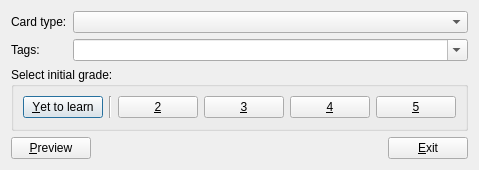
<?xml version="1.0" encoding="UTF-8"?>
<ui version="4.0">
 <class>AddCardsDlg</class>
 <widget class="QDialog" name="AddCardsDlg">
  <property name="geometry">
   <rect>
    <x>0</x>
    <y>0</y>
    <width>450</width>
    <height>170</height>
   </rect>
  </property>
  <property name="windowTitle">
   <string>Add cards</string>
  </property>
  <layout class="QHBoxLayout" name="horizontalLayout_2">
   <item>
    <layout class="QVBoxLayout" name="vbox_layout">
     <item>
      <layout class="QGridLayout">
       <item row="0" column="0">
        <widget class="QLabel" name="label_2">
         <property name="text">
          <string>Card type:</string>
         </property>
        </widget>
       </item>
       <item row="0" column="1">
        <widget class="QComboBox" name="card_types_widget">
         <property name="sizePolicy">
          <sizepolicy hsizetype="MinimumExpanding" vsizetype="Fixed">
           <horstretch>0</horstretch>
           <verstretch>0</verstretch>
          </sizepolicy>
         </property>
        </widget>
       </item>
       <item row="1" column="0">
        <widget class="QLabel" name="label">
         <property name="text">
          <string>Tags:</string>
         </property>
        </widget>
       </item>
       <item row="1" column="1">
        <widget class="CompletionComboBox" name="tags">
         <property name="sizePolicy">
          <sizepolicy hsizetype="MinimumExpanding" vsizetype="Fixed">
           <horstretch>0</horstretch>
           <verstretch>0</verstretch>
          </sizepolicy>
         </property>
         <property name="editable">
          <bool>true</bool>
         </property>
        </widget>
       </item>
      </layout>
     </item>
     <item>
      <widget class="QGroupBox" name="grade_buttons">
       <property name="title">
        <string>Select initial grade:</string>
       </property>
       <layout class="QVBoxLayout">
        <item>
         <layout class="QHBoxLayout">
          <item>
           <widget class="QPushButton" name="yet_to_learn_button">
            <property name="toolTip">
             <string>You have yet to learn this.</string>
            </property>
            <property name="text">
             <string>&amp;Yet to learn</string>
            </property>
            <property name="autoDefault">
             <bool>true</bool>
            </property>
            <property name="default">
             <bool>true</bool>
            </property>
           </widget>
          </item>
          <item>
           <widget class="Line" name="line">
            <property name="orientation">
             <enum>Qt::Vertical</enum>
            </property>
           </widget>
          </item>
          <item>
           <widget class="QPushButton" name="grade_2_button">
            <property name="toolTip">
             <string>You know this, but just barely.</string>
            </property>
            <property name="text">
             <string>&amp;2</string>
            </property>
           </widget>
          </item>
          <item>
           <widget class="QPushButton" name="grade_3_button">
            <property name="toolTip">
             <string>You know this, but not very well.</string>
            </property>
            <property name="text">
             <string>&amp;3</string>
            </property>
            <property name="autoDefault">
             <bool>true</bool>
            </property>
           </widget>
          </item>
          <item>
           <widget class="QPushButton" name="grade_4_button">
            <property name="toolTip">
             <string>You know this.</string>
            </property>
            <property name="text">
             <string>&amp;4</string>
            </property>
            <property name="autoDefault">
             <bool>true</bool>
            </property>
           </widget>
          </item>
          <item>
           <widget class="QPushButton" name="grade_5_button">
            <property name="toolTip">
             <string>You know this very well.</string>
            </property>
            <property name="text">
             <string>&amp;5</string>
            </property>
            <property name="autoDefault">
             <bool>true</bool>
            </property>
           </widget>
          </item>
         </layout>
        </item>
       </layout>
      </widget>
     </item>
     <item>
      <layout class="QHBoxLayout">
       <item>
        <widget class="QPushButton" name="preview_button">
         <property name="text">
          <string>&amp;Preview</string>
         </property>
         <property name="autoDefault">
          <bool>true</bool>
         </property>
        </widget>
       </item>
       <item>
        <spacer>
         <property name="orientation">
          <enum>Qt::Horizontal</enum>
         </property>
         <property name="sizeHint" stdset="0">
          <size>
           <width>101</width>
           <height>20</height>
          </size>
         </property>
        </spacer>
       </item>
       <item>
        <widget class="QPushButton" name="exit_button">
         <property name="text">
          <string>&amp;Exit</string>
         </property>
        </widget>
       </item>
      </layout>
     </item>
    </layout>
   </item>
  </layout>
 </widget>
 <customwidgets>
  <customwidget>
   <class>CompletionComboBox</class>
   <extends>QComboBox</extends>
   <header>mnemosyne/pyqt_ui/completion_combo_box</header>
  </customwidget>
 </customwidgets> 
 <resources>
  <include location="mnemosyne.qrc"/>
 </resources>
 <connections>
  <connection>
   <sender>exit_button</sender>
   <signal>clicked()</signal>
   <receiver>AddCardsDlg</receiver>
   <slot>reject()</slot>
   <hints>
    <hint type="sourcelabel">
     <x>281</x>
     <y>151</y>
    </hint>
    <hint type="destinationlabel">
     <x>164</x>
     <y>87</y>
    </hint>
   </hints>
  </connection>
  <connection>
   <sender>preview_button</sender>
   <signal>clicked()</signal>
   <receiver>AddCardsDlg</receiver>
   <slot>preview</slot>
   <hints>
    <hint type="sourcelabel">
     <x>45</x>
     <y>155</y>
    </hint>
    <hint type="destinationlabel">
     <x>148</x>
     <y>87</y>
    </hint>
   </hints>
  </connection>
 </connections>
</ui>
